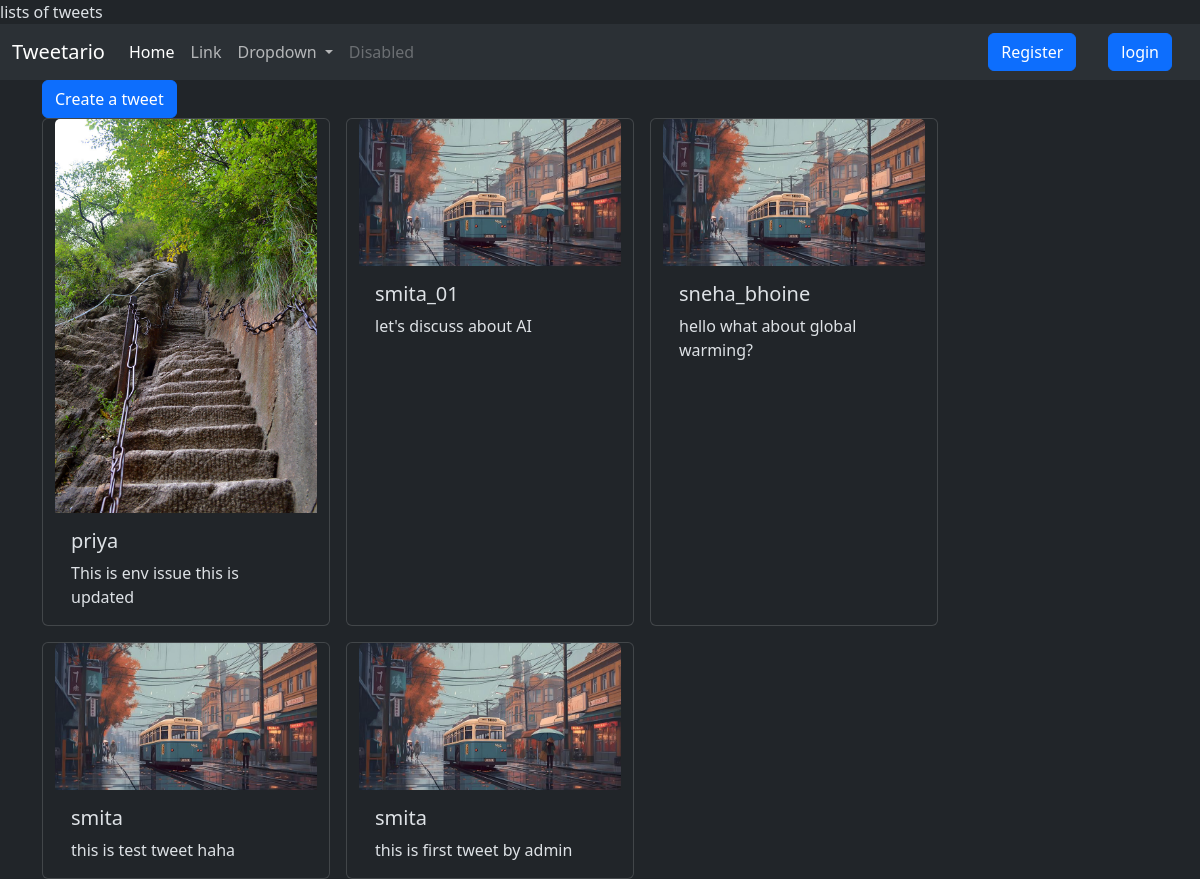
Screenshot of /tweet/ with the database file from the repository.
### tweet/models.py (models this page shows, shortened)
class tweet(models.Model):
    user = models.ForeignKey(User,on_delete=models.CASCADE)
    text = models.TextField(max_length=250)
    photo = models.ImageField(upload_to='photos/',blank=True,null=True)
    created_at = models.DateTimeField(auto_now_add=True)
    updated_at = models.DateTimeField(auto_now=True)

### tweet/views.py (the view)
# urls.py: path('', views.list_tweets ,name='list_tweets'),
def list_tweets(request):
    Tweets = tweet.objects.all().order_by('-created_at')
    return render(request,'tweet_list.html',{'Tweets':Tweets})

### tweet/templates/tweet_list.html (shortened to what this page needs)
{% extends "layout.html" %}
{% block content %}
<a class = "btn btn-primary" href="{% url 'create_tweet'%}">Create a tweet</a>
<div class="container row gap-3">
    {% for x in Tweets  %}
    <div class="card" style="width: 18rem;">
        <img src="{{x.photo.url}}" class="card-img-top" alt="">
        <div class="card-body">
          <h5 class="card-title">{{x.user.username}}</h5>
          <p class="card-text">{{x.text}}</p>
        </div>
      </div>
    {% endfor %}
</div>
{% endblock %}

### templates/layout.html (shortened to what this page needs)
{% load static %}
<!DOCTYPE html>
<html lang="en" data-bs-theme="dark">
<head>
    <link href="https://cdn.jsdelivr.net/npm/bootstrap@5.3.3/dist/css/bootstrap.min.css" rel="stylesheet">
</head>
<body >
    <nav class="navbar navbar-expand-lg bg-body-tertiary">
        <div class="container-fluid">
          <a class="navbar-brand" href="#">Tweetario</a>
          <div class="collapse navbar-collapse" id="navbarSupportedContent">
            <ul class="navbar-nav me-auto mb-2 mb-lg-0">
              <li class="nav-item">
                <a class="nav-link active" aria-current="page" href={% url 'list_tweets'%}>Home</a>
              </li>
              <li class="nav-item">
                <a class="nav-link" href="#">Link</a>
              </li>
              <li class="nav-item dropdown">
                <a class="nav-link dropdown-toggle" href="#" role="button" data-bs-toggle="dropdown" aria-expanded="false">
                  Dropdown
                </a>
              </li>
              <li class="nav-item">
                <a class="nav-link disabled" aria-disabled="true">Disabled</a>
              </li>
            </ul>
              {% if user.is_authenticated %}
              <a href="{% url 'logout_user'%}" class="btn btn-danger">Logout</a>
              {%else%}
             <a href="{% url 'register'  %}" class="btn btn-primary mx-3">Register</a>
             <a href="{% url 'login'  %}" class="btn btn-primary mx-3">login</a>
              {% endif %}
          </div>
        </div>
      </nav>
    <div class="container">
        {% block content %}
        {% endblock %}
    </div>
</body>
</html>

### rows the page displays
tweet: photo (picture), user.username "priya", text "This is env issue this is updated"
tweet: photo (picture), user.username "smita_01", text "let's discuss about AI"
tweet: photo (picture), user.username "sneha_bhoine", text "hello what about global warming?"
tweet: photo (picture), user.username "smita", text "this is test tweet haha"
tweet: photo (picture), user.username "smita", text "this is first tweet by admin"
